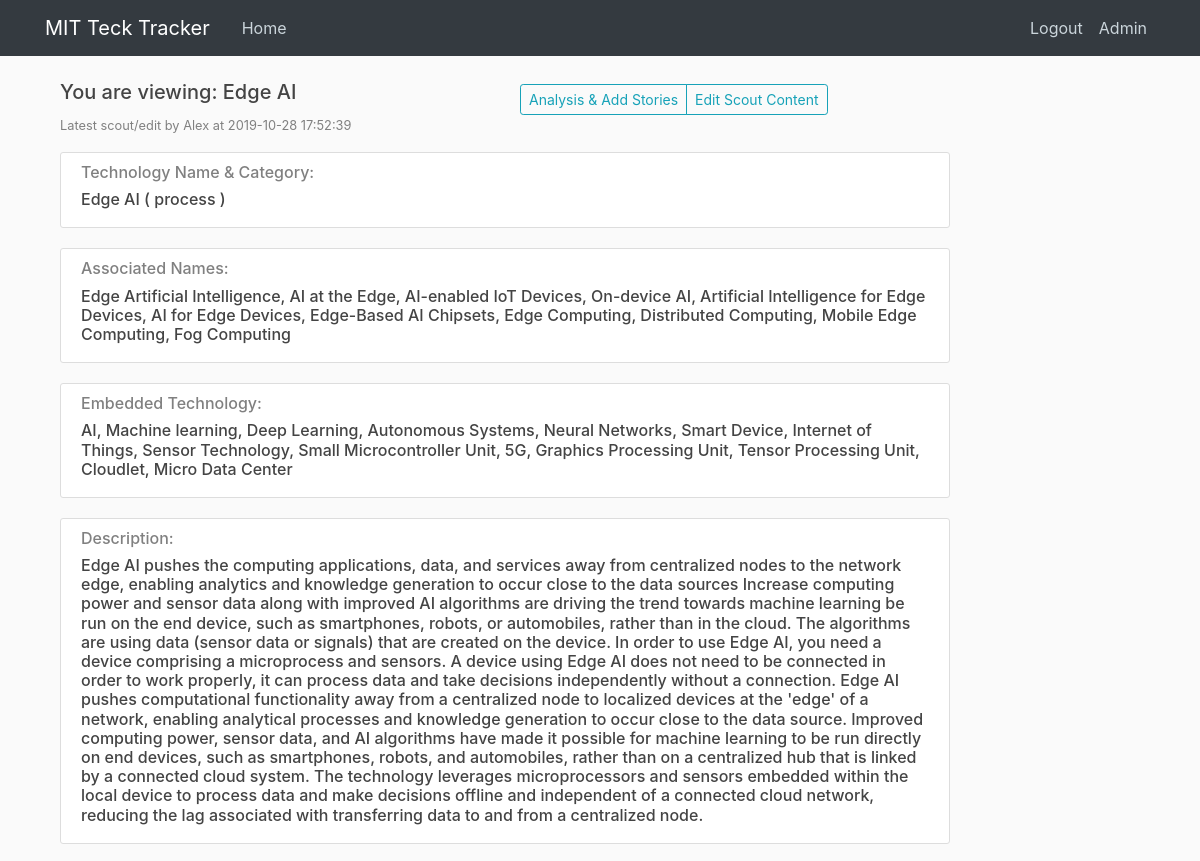
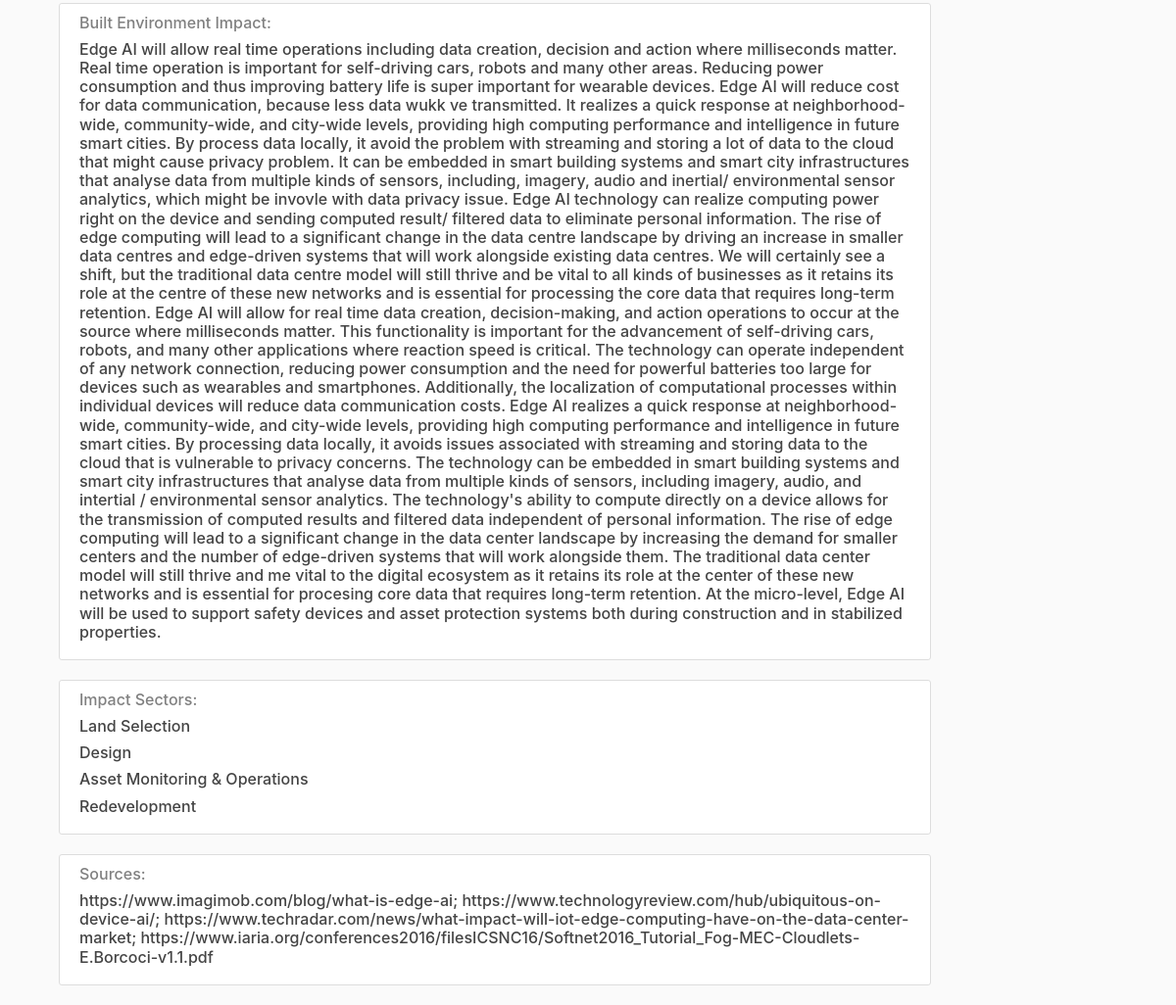
/view_scout/7 (signed in), run on the app's committed database (2 pictures, top to bottom).
### tables this page shows
CREATE TABLE tech_main_log (
  log_id integer PRIMARY KEY autoincrement, -- SERIAL PRIMARY KEY (Postgres)
  contributor integer NOT NULL,
  tech_name text NOT NULL,
  scout_time timestamp without time zone NOT NULL,
  description text NOT NULL,
  desc_source text,
  impact text NOT NULL,
  impa_source text,
  impa_sector text,
  asso_names text,
  emb_techs text,
  edited boolean,
  wiki_link text,
  category text,
  change_committed timestamp without time zone
);

CREATE TABLE users (
  user_id integer PRIMARY KEY autoincrement, -- SERIAL PRIMARY KEY,
  username text,
  email text NOT NULL,
  password text NOT NULL,
  can_scout boolean DEFAULT True,
  can_analyse boolean DEFAULT True,
  can_edit boolean DEFAULT False,
  admin boolean DEFAULT False
);

CREATE TABLE impacted_sector_order (
  sec_id integer PRIMARY KEY,
  sector text
);

### app.py (the view)
@app.route("/view_scout/<log_id>", methods = ['GET', 'POST'])
@app.route("/view_scout/<log_id>/<mode>", methods = ['GET', 'POST'])
def view_scout(log_id, mode = 'analytics' ):
    user = get_current_user()
    if not user:
        return redirect(url_for('login'))
    db = get_db()
    scout_cur = db.execute('''
                            select *, datetime(scout_time,'unixepoch') scout_time_dt
                            from tech_main_log join users
                            on contributor = user_id
                            where log_id = ?
                            ''', [log_id])
    scout = scout_cur.fetchone()
    b = tuple(map(int, scout['impa_sector'].split(';'))) if len(scout['impa_sector']) >1 else '('+str(scout['impa_sector']) + ')'
    sectors_sql = 'select sector from impacted_sector_order where sec_id in ' + str(b)
    sectors_cur = db.execute(sectors_sql)
    sectors = sectors_cur.fetchall()
    return render_template('view_scout.html', title='View Tech Scout', user = user, scout = scout, sectors = sectors, mode = mode)

### app.py (called while the page is built)
def get_current_user():
    user_result = None
    if 'user' in session:
        user_email = session['user']
        db = get_db()
        user_cur = db.execute('select user_id, email, password, can_scout, can_analyse, can_edit, admin from users where email = ?', [user_email])
        user_result = user_cur.fetchone()
    return user_result

### dbTest.py (called while the page is built)
def connect_db(RowMode=True):
    sql = sqlite3.connect(dbpath)
    if RowMode:
        sql.row_factory = sqlite3.Row
    else:
        sql.row_factory = lambda cursor, row: row[0]
    return sql

def get_db():
    if not hasattr(g, 'sqlite3_db'):
        g.sqlite_db = connect_db()
    return g.sqlite_db

### templates/view_scout.html (shortened to what this page needs)
{% extends "layout.html" %}
{% from "show_links.html" import show_links %}
{% block nav %}
{{ show_links(user) }}
{% endblock %}
{% block content %}
<div div class="col-lg-12">
  <div class = "row">
    <div class = "col">
      <h5>You are viewing: {{ scout['tech_name']}} </h5>
      <p><small><font color="grey">Latest scout/edit by {{ scout['username'] }} at {{ scout['scout_time_dt'] }}</font></small></p>
    </div>
    <div class = "col">
      <div class="btn-group btn-group-sm pull-right mt-1" role="group">
        {% if mode == 'edit' %}
          <a href="{{ url_for('commit_scout', log_id = scout['log_id']) }}" role="button"  class="btn {% if user['admin'] == 0 %}  btn-outline-secondary disabled {% else %} btn-outline-info {% endif %} ">Commit to the main database</a>
        {% else %}
          <a href="{{ url_for('tech_analytics', tech=scout['tech_name']) }}" role="button"  class="btn btn-outline-info ">Analysis & Add Stories</a>
        {% endif %}
        <a href="{{ url_for('edit_scout', log_id=scout['log_id']) }}" role="button"  class="btn  {% if user['can_edit'] == 0 %}  btn-outline-secondary disabled {% else %} btn-outline-info {% endif %} pull-right">Edit Scout Content</a>
      </div>
    </div>
  </div>
    <div class = "content-section">
      <h6><font color="grey">Technology Name & Category: </h6>
      <h6>{{ scout['tech_name']}} ( {{ scout['category']}} )</h6>
    </div>
    <div class = "content-section">
      <h6><font color="grey">Associated Names: </h6>
      <h6>{{ scout['asso_names']}}</h6>
    </div>
    <div class = "content-section">
      <h6><font color="grey">Embedded Technology: </h6>
      <h6>{{ scout['emb_techs']}}</h6>
    </div>
    <div class = "content-section">
      <h6><font color="grey">Description: </h6>
      <h6>{{ scout['description'] }}</h6>
    </div>
    <div class = "content-section">
      <h6><font color="grey">Built Environment Impact: </h6>
      <h6>{{ scout['impact'] }}</h6>
    </div>
    <div class = "content-section">
      <h6><font color="grey">Impact Sectors: </h6>
        {% for sec in sectors %}
          <h6>{{ sec['sector'] }}</h6>
        {% endfor %}
    </div>
    <div class = "content-section">
        <h6><font color="grey">Sources: </h6>
        <h6>{{ scout['desc_source']}}</h6>
    </div>
</div>
{% endblock content %}

### static/main.css (style rules this page uses)
body { background: #fafafa; color: #333333; margin-top: 5rem; }
h1, h2, h3, h4, h5, h6 { color: #444444; }
.content-section { background: #ffffff; padding: 10px 20px; border: 1px solid #dddddd; border-radius: 3px; margin-bottom: 20px; }

### data on the page
tech_main_log: tech_name "Edge AI", category "process", asso_names "Edge Artificial Intelligence, AI at the Edge, AI-enabled IoT Devices, On-device AI, Artificial Intelligence for Edge Devices, AI for Edge Devices, Edge-Based AI Chipsets, Edge Computing, Distributed Computing, Mobile Edge Computing, Fog Computing", emb_techs "AI, Machine learning, Deep Learning, Autonomous Systems, Neural Networks, Smart Device, Internet of Things, Sensor Technology, Small Microcontroller Unit, 5G, Graphics Processing Unit, Tensor Processing Unit, Cloudlet, Micro Data Center", description "Edge AI pushes the computing applications, data, and services away from centralized nodes to the network edge, enabling analytics and knowledge generation to occur close to the data sources Increase computing power and sensor data along with improved AI algorithms are driving the trend towards machine learning be run on the end device, such as smartphones, robots, or automobiles, rather than in the cloud. The algorithms are using data (sensor data or signals) that are created on the device. In order to use Edge AI, you need a device comprising a microprocess and sensors. A device using Edge AI does not need to be connected in order to work properly, it can process data and take decisions…", impact "Edge AI will allow real time operations including data creation, decision and action where milliseconds matter. Real time operation is important for self-driving cars, robots and many other areas. Reducing power consumption and thus improving battery life is super important for wearable devices. Edge AI will reduce cost for data communication, because less data wukk ve transmitted. It realizes a quick response at neighborhood-wide, community-wide, and city-wide levels, providing high computing performance and intelligence in future smart cities. By process data locally, it avoid the problem with streaming and storing a lot of data to the cloud that might cause privacy problem. It can be…", desc_source "https://www.imagimob.com/blog/what-is-edge-ai; https://www.technologyreview.com/hub/ubiquitous-on-device-ai/; https://www.techradar.com/news/what-impact-will-iot-edge-computing-have-on-the-data-center-market; https://www.iaria.org/conferences2016/filesICSNC16/Softnet2016_Tutorial_Fog-MEC-Cloudlets-E.Borcoci-v1.1.pdf"
users: username "Alex"
impacted_sector_order: sector "Land Selection"
impacted_sector_order: sector "Design"
impacted_sector_order: sector "Asset Monitoring & Operations"
impacted_sector_order: sector "Redevelopment"

### other printed values
{{ scout['scout_time_dt'] }} "2019-10-28 17:52:39"
